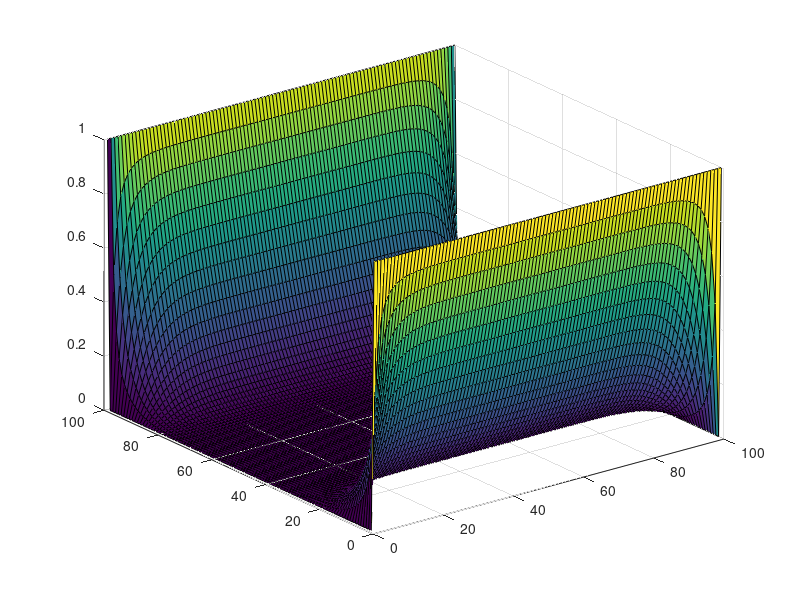
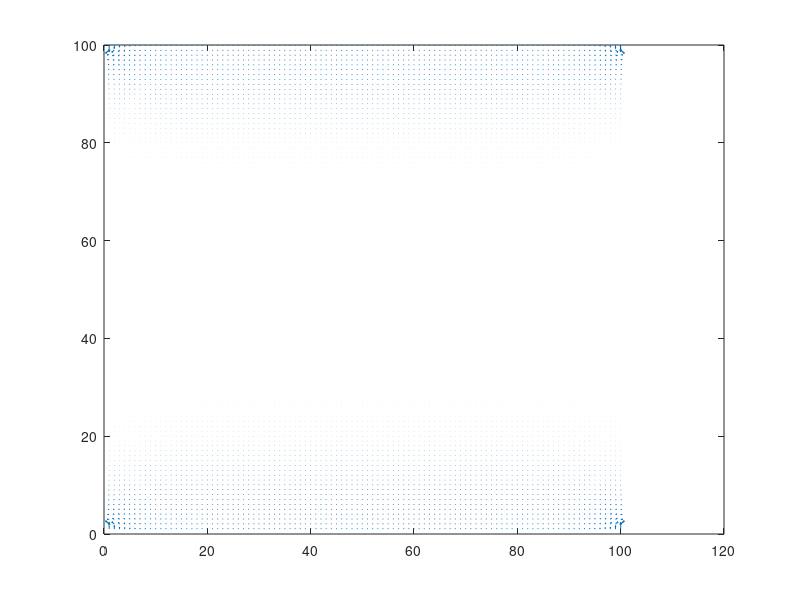

Source code (MATLAB) for these figures, in order:
%due to the fact that the one cell difference from each iteration 
%make the denominator delta x is simplified to 1

%4 * V(m,n) = V(m+1,n)+V(m-1,n)+V(m,n+1)+V(m,n-1);

set(0,'DefaultFigureWindowStyle','docked')
%matrix columns 
nx = 100;
%matrix rows 
ny = 100; 
%max number of iterations
ni = 100;
%initializing the matrix
V = zeros(nx,ny);
%Top boundary
V(1,:) = 0;
%buttom boundary
V(ny,:) = 0;
%left boundary
V(:,1) = 1;
%right boundary
V(:,nx) = 1;

SideToZero = 1;
for k = 1:ni
    for i = 2:nx-1
        for j = 2:ny-1
        V(i,j) = (V(i+1,j)+V(i-1,j)+V(i,j+1)+V(i,j-1))/4;
        end
        if mod(k,50) == 0
            surf(V')
            pause(0.05)
        end 
    end
end

[Ex,Ey] = gradient(V);
%imboxfilt(V,3)
figure
quiver(-Ey',-Ex',1)
